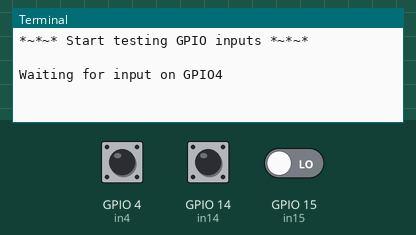
Bench run of a program on a simulated Raspberry Pi (BCM pin numbers). Shown: the last lines printed to the terminal. Inputs (shaded band) come from the test bench; at power-on: GPIO 4 (in4) LOW, GPIO 14 (in14) LOW, GPIO 15 (in15) LOW.

Above: at 5.0 s.
5.1 s: GPIO 4 (in4) pulled HIGH for 0.15 s
At 5.8 s:
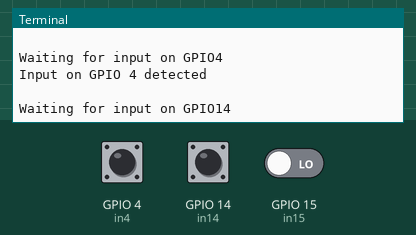
6.7 s: GPIO 14 (in14) pulled HIGH for 0.15 s
At 7.0 s:
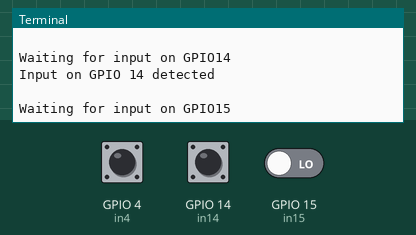

Measured:
- after the input at 5.1 s, the terminal: prints a new line at once (image 1)
- after the input at 6.7 s, the terminal: prints a new line at once (image 2)

The program:

inputs.py
```python
import time
from time import sleep
import os
import RPi.GPIO as GPIO

GPIO.setmode (GPIO.BCM) #BCM uses the GPIO numbers while BOARD uses the actual pin number
GPIO.setwarnings (False)

in4 = 4
in14 = 14
in15 = 15
in7 = 7
in21 = 21
in20 = 20
in19 = 19
in13 = 13
in12 = 12

GPIO.setup(in4, GPIO.IN, pull_up_down=GPIO.PUD_DOWN)
GPIO.setup(in14, GPIO.IN, pull_up_down=GPIO.PUD_DOWN)
GPIO.setup(in15, GPIO.IN, pull_up_down=GPIO.PUD_DOWN)
GPIO.setup(in7, GPIO.IN, pull_up_down=GPIO.PUD_DOWN)
GPIO.setup(in21, GPIO.IN, pull_up_down=GPIO.PUD_DOWN)
GPIO.setup(in20, GPIO.IN, pull_up_down=GPIO.PUD_DOWN)
GPIO.setup(in19, GPIO.IN, pull_up_down=GPIO.PUD_DOWN)
GPIO.setup(in13, GPIO.IN, pull_up_down=GPIO.PUD_DOWN)
GPIO.setup(in12, GPIO.IN, pull_up_down=GPIO.PUD_DOWN)

print "*~*~* Start testing GPIO inputs *~*~*"
print ""

print "Waiting for input on GPIO4"
while GPIO.input(in4) == False:
	time.sleep(0.1)
print "Input on GPIO 4 detected"

print ""
print "Waiting for input on GPIO14"
while GPIO.input(in14) == False:
	time.sleep(0.1)
print "Input on GPIO 14 detected"

print ""
print "Waiting for input on GPIO15"
while GPIO.input(in15) == False:
	time.sleep(0.1)
print "Input on GPIO 15 detected"

print ""
print "Waiting for input on GPIO7"
while GPIO.input(in7) == False:
	time.sleep(0.1)
print "Input on GPIO 7 detected"

print ""
print "Waiting for input on GPIO21"
while GPIO.input(in21) == False:
	time.sleep(0.1)
print "Input on GPIO 21 detected"

print ""
print "Waiting for input on GPIO20"
while GPIO.input(in20) == False:
	time.sleep(0.1)
print "Input on GPIO 20 detected"

print ""
print "Waiting for input on GPIO19"
while GPIO.input(in19) == False:
	time.sleep(0.1)
print "Input on GPIO 19 detected"

print ""
print "Waiting for input on GPIO13"
while GPIO.input(in13) == False:
	time.sleep(0.1)
print "Input on GPIO 13 detected"

print ""
print "Waiting for input on GPIO12"
while GPIO.input(in12) == False:
	time.sleep(0.1)
print "Input on GPIO 12 detected"

print ""
print "Finished testing inputs!"
print ""

GPIO.cleanup()
```
